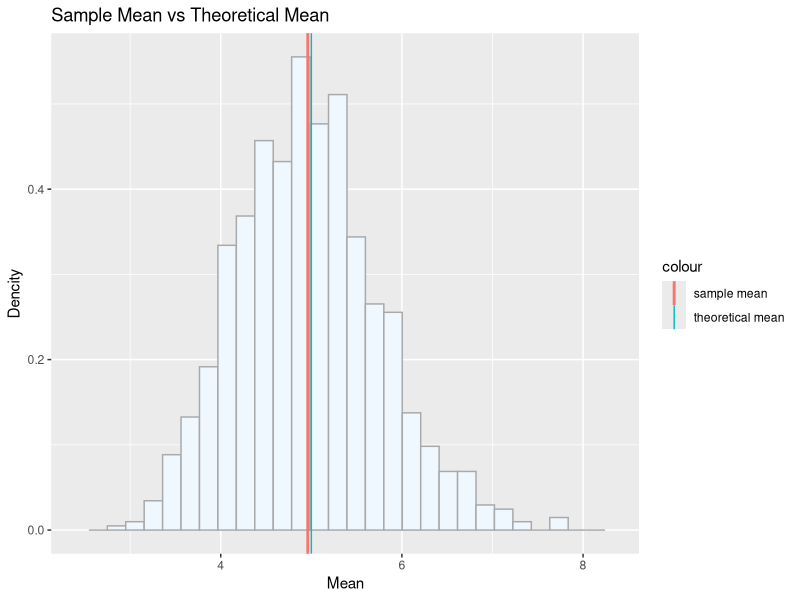
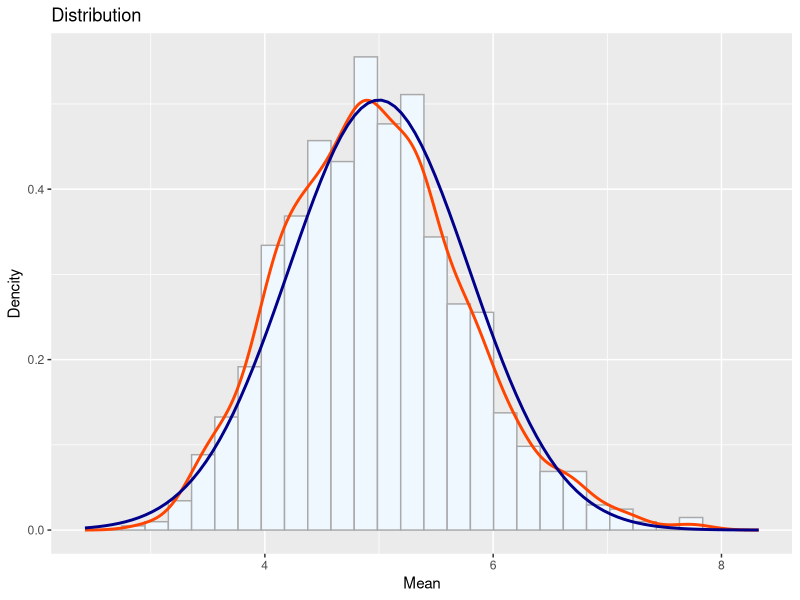

Here is the R script that generated these plots, in order:
## ---- chunk 1
library("ggplot2")
## ---- chunk 2
# set seed for reproducability
set.seed(3301)

n = 40 # number of exponentials
lambda = 0.2 # Set lambda = 0.2 for all of the simulations
samples <- 1000 # number of simulations

# do 1000 random simulations
mns = NULL
for (i in 1 : samples) {
        mns = c(mns, mean(rexp(n, lambda)))
}
## ---- chunk 3
# the means of simulations
sample_mean <- mean(mns)
# theoritical mean
theoretical_mean <- 1 / lambda

df <- data.frame(mns)
g <- ggplot(df, aes(x = mns))
g <- g + geom_histogram(aes(y = ..density..), fill = "aliceblue", color = "darkgrey")
g <- g + xlim(range(density(mns)$x))
g2 <- g + geom_vline(aes(xintercept = sample_mean, color="sample mean"), lwd = 1)
g2 <- g2 + geom_vline(aes(xintercept = theoretical_mean, color="theoretical mean"))
g2 <- g2 + labs(title = "Sample Mean vs Theoretical Mean", x = "Mean", y = "Dencity")
g2
## ---- chunk 4
c(sample_mean, theoretical_mean)
## ---- chunk 5
# the variance of simulations
sample_var <- var(mns)
# theoritical variance
theoretical_var <- (1 / lambda) ^2 / n

c(sample_var, theoretical_var)
## ---- chunk 6
# theoritical standard deviation
theoretical_sd <- 1 / (lambda * sqrt(n))

g3 <- g + geom_density(aes(y = ..density..), color = "orangered", lwd = 1.0)
g3 <- g3 + stat_function(fun = dnorm, args = list(mean = theoretical_mean, sd = theoretical_sd), color = "darkblue", lwd = 1.0)
g3 <- g3 + labs(title = "Distribution", x = "Mean", y = "Dencity")
g3
